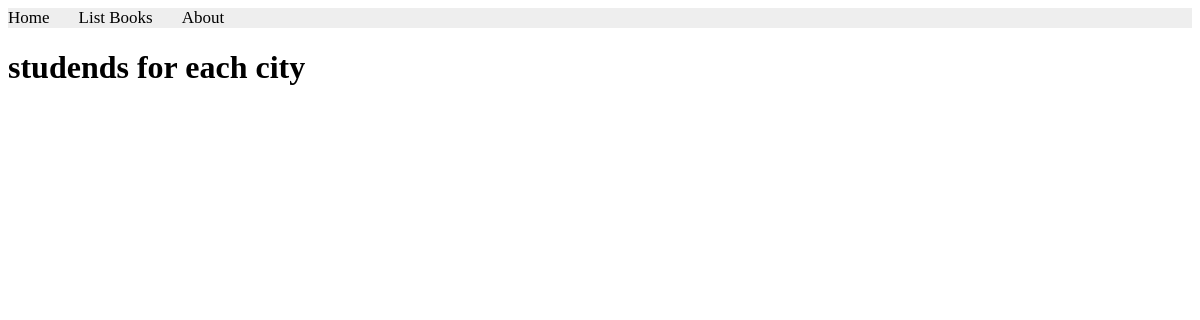
The page /books/lab8/task7 on the database as committed earlier.
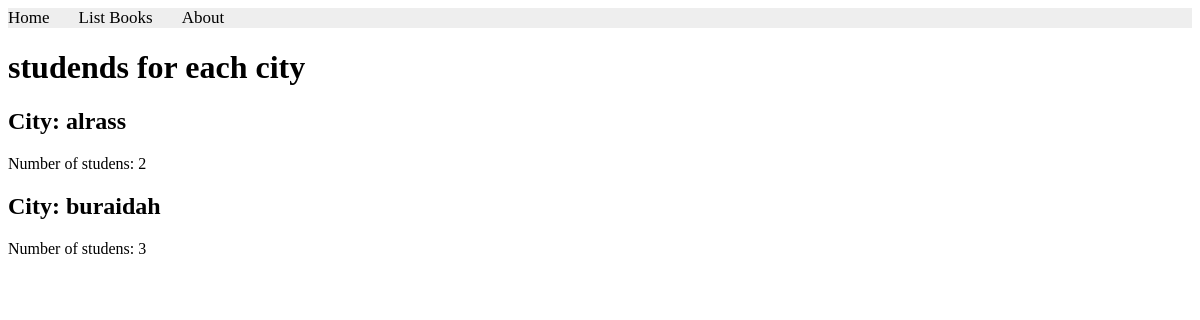
The same page on the database as committed later.
### apps/bookmodule/models.py (models this page shows)
class Address(models.Model):
    city = models.CharField(max_length=50)

### apps/bookmodule/views.py (the view)
# urls.py: path('lab8/task7', views.task7),
def task7(request):
    objs = Address.objects.annotate( count=Count('student'))
    return render(request, 'bookmodule/task7.html', {'objs':objs})

### apps/templates/bookmodule/task7.html (shortened to what this page needs)
{% extends "bookmodule/layouts/base.html" %}
{% block content %}
<h1>studends for each city</h1>
{% for address in objs %}
    <h2>City: {{ address.city }}</h2>
    <p>Number of studens: {{ address.count }}</p>
{% endfor %}
{% endblock content %}

### apps/templates/bookmodule/layouts/base.html (shortened to what this page needs)
<!DOCTYPE html>
<html>
{% load static %}
<head>
 <link rel="stylesheet" href="{% static 'style.css' %}">
 <link rel="stylesheet" href="https://cdnjs.cloudflare.com/ajax/libs/fontawesome/4.7.0/css/font-awesome.min.css">
</head>
<body>
 {% include "bookmodule/includes/header.html" %}
 {% block content %} {% endblock content %}
</body>
</html>

### apps/templates/bookmodule/includes/header.html
{% with request.resolver_match.url_name as url_name %}
<div class="topnav">
 <a class="{% if url_name == 'books.index' %}active{% endif %}" href="{% url 'books.index' %}">Home</a>
 <a class="{% if url_name == 'books.list_books' %}active{% endif %}" href="{% url 'books.list_books' %}">List Books</a>
 <a class="{% if url_name == 'books.aboutus' %}active{% endif %}" href="{% url 'books.aboutus' %}">About</a>
</div>
{% endwith %}

### apps/static/style.css (style rules this page uses)
.topnav { background-color: #eeeeee; width: 100%; }
.topnav a { color: #000000; text-align: center; margin-right: 25px; text-decoration: none; font-size: 17px; }

Rows that differ between the two databases and show on the page:
added Address: city "alrass", count "2"
added Address: city "buraidah", count "3"
